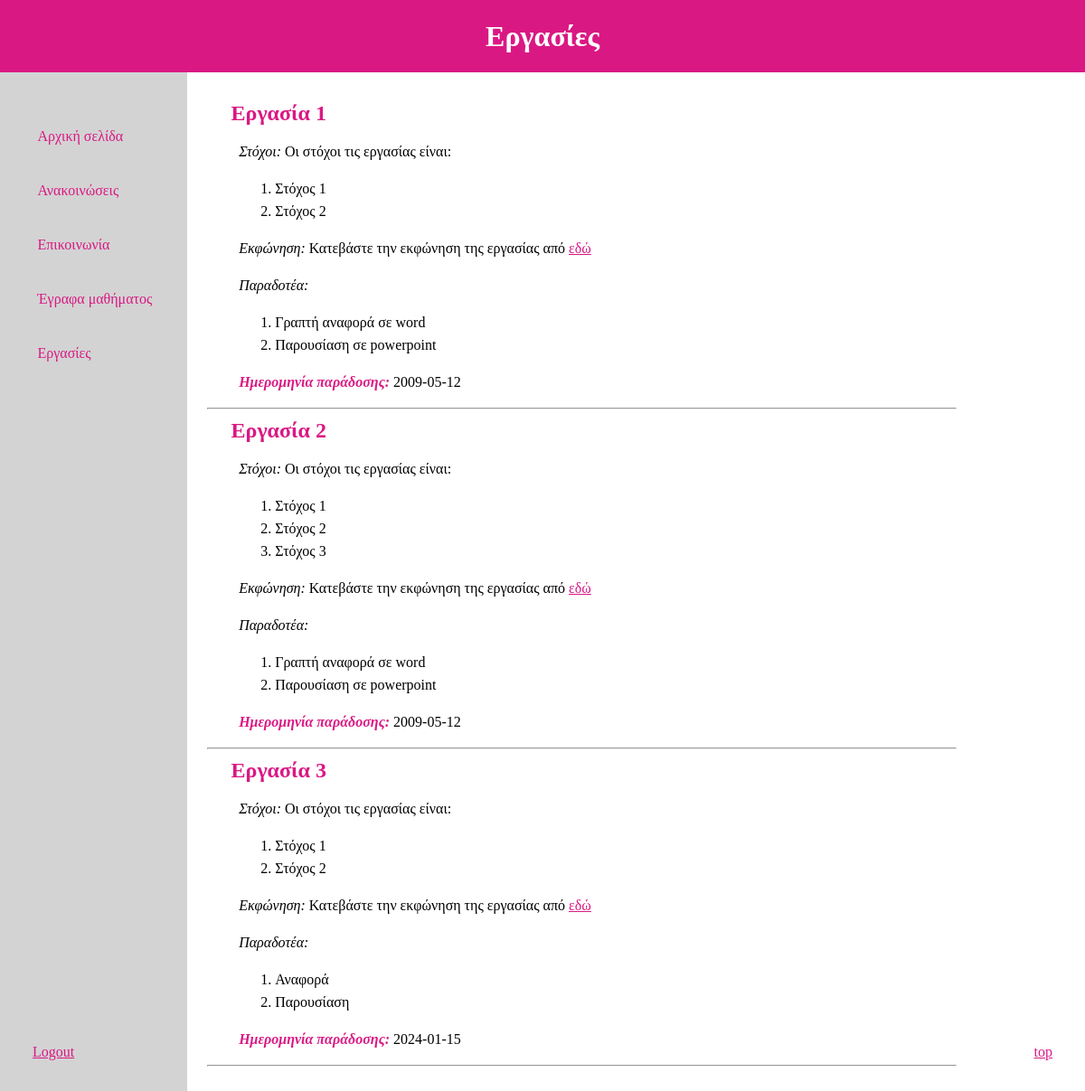
The app's page /homework.php with its own data.
### tables this page shows
CREATE TABLE `assignment` (
  `Counter` int(11) NOT NULL,
  `Goals` varchar(500) NOT NULL,
  `Description` varchar(500) NOT NULL,
  `Requirements` varchar(500) NOT NULL,
  `Date` date NOT NULL
);

### homework.php (the view, shortened to what this page needs)
<html>
    <head>
        <link rel="stylesheet" href="extra_files/styling.css">
    </head>
    <body>
        <h1> Εργασίες </h1>
        <div class="main">
            <div class="side">
                <div class="container">
                    <a class="buttons" href="index.php"  role="button"> Αρχική σελίδα </a>
                    <a class="buttons" href="announcement.php" role="button"> Ανακοινώσεις </a>
                    <a class="buttons" href="communication.php" role="button"> Επικοινωνία </a>
                    <a class="buttons" href="documents.php" role="button"> Έγραφα μαθήματος </a>
                    <a class="buttons" href="homework.php" role="button"> Εργασίες </a>
                </div>
            </div>
            <div id="main_page_content">
                <?php
                    $HOST = 'webpagesdb.it.auth.gr:3306';
                    $USERNAME = 'student4005';
                    $PASSWORD = '4005student';
                    $db = 'student4005';
                    $con = mysqli_connect($HOST, $USERNAME, $PASSWORD, $db);
                    $result = $con->query("SELECT * FROM assignment");
                    if ($result->num_rows > 0)
                        while($row = $result->fetch_assoc()) {
                            if ($_SESSION['role']=='Tutor'){
                                echo '<div style="display:flex; align-items: center;"><h2> Εργασία '.$row['Counter'].'</h2>
                                    <a class="buttons2" style="margin:1%" href="homework_delete.php?Counter='.$row['Counter'].'" role="button">[Διαγραφή]</a>
                                    <a class="buttons2" style="margin:1%" href="homework_update.php?Counter='.$row['Counter'].'" role="button">[Επεξεργασία]</a></div>';
                            }
                            else
                                echo "<h2> Εργασία ".$row['Counter']."</h2>" ;
                            echo "<div class='forms'> <p><i>Στόχοι: </i> Οι στόχοι τις εργασίας είναι:</p>".$row['Goals'];
                            echo '<p><i>Εκφώνηση:</i> Κατεβάστε την εκφώνηση της εργασίας από <a class="buttons2" href='.$row['Description'].' role="button"> εδώ </a></p>';
                            echo '<i>Παραδοτέα:</i>'.$row['Requirements'];
                            echo '<p><b><i class="color">Ημερομηνία παράδοσης: </i></b>'.$row['Date'].'</p> </div>';
                            echo '<hr>';
                        }
                    else
                        echo "<h2>Καμία Εργασία</h2>";
                ?>
            </div>
            <div>
                <a class="top_button" href="#top" role="button"> top </a>
            </div>
            <div>
                <a class="logout" href="logout.php" role="button"> Logout </a>
            </div>
        </div>
    </body>
</html>

### extra_files/styling.css (style rules this page uses)
body { margin:auto; }
h1 { display: flex; align-items: center; justify-content: center; color: #FFFFFF; background-color: #DA1884; height: 10%; margin: auto; }
.main { display: flex; min-height: 90%; width: 90%; }
.side { width: 20%; background-color: lightgrey; }
.container { display: grid; padding-top: 20%; height: 300px; width: 100%; }
.buttons { display: flex; align-items: center; padding-left: 20%; text-decoration: none; color: #DA1884; border: lightgray; background-color: lightgrey; }
#main_page_content { width: 80%; padding: 2%; }
.buttons2 { color: #DA1884; }
h2 { color: #DA1884; padding-left: 2%; margin:10px; }
.forms { width: 100%; padding-left: 4%; line-height: 25px; margin:2px; }
.top_button { color: #DA1884; padding: 3%; position:fixed; right:0; bottom:0; }
.logout { color: #DA1884; padding: 3%; position:fixed; left:0; bottom:0; }
.color { color: #DA1884; }

### records on screen
assignment: Counter "1", Goals "Στόχος 1 Στόχος 2", Requirements "Γραπτή αναφορά σε word Παρουσίαση σε powerpoint", Date "2009-05-12"
assignment: Counter "2", Goals "Στόχος 1 Στόχος 2 Στόχος 3", Requirements "Γραπτή αναφορά σε word Παρουσίαση σε powerpoint", Date "2009-05-12"
assignment: Counter "3", Goals "Στόχος 1 Στόχος 2", Requirements "Αναφορά Παρουσίαση", Date "2024-01-15"
